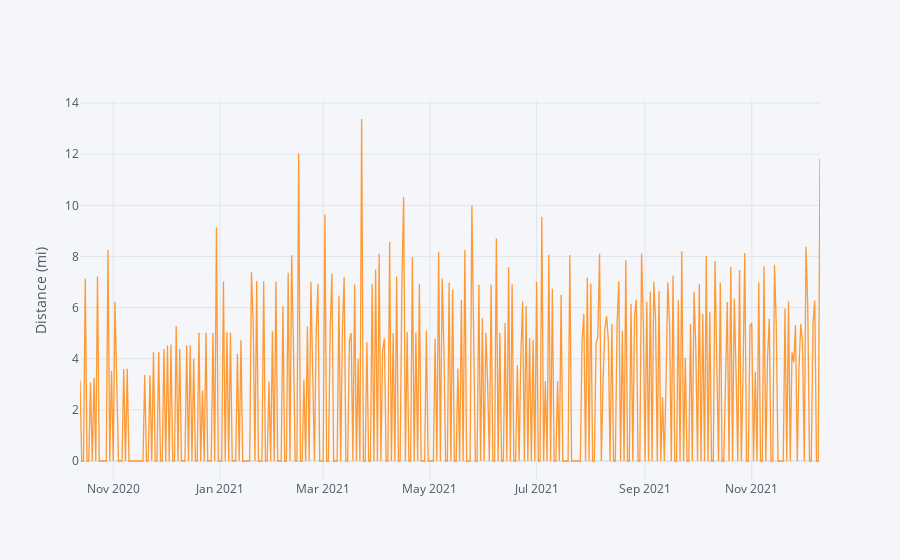

This figure's notebook cell:
### Code cell
strava.iplot(y='Distance', yTitle='Distance (mi)')

### Figure 1 — Plotly figure (JSON) as saved in the notebook; plotly's stock layout.template omitted (floating-point values rounded to 4 significant figures; data arrays with more than 128 entries replaced by an {"elided": "..."} marker saying what was removed)
{"data": [{"line": {"color": "rgba(255, 153, 51, 1.0)", "dash": "solid", "shape": "linear", "width": 1.3}, "mode": "lines", "name": "Distance", "text": "", "type": "scatter", "x": {"elided": "424 str values"}, "y": {"elided": "424 float values"}}], "layout": {"legend": {"bgcolor": "#F5F6F9", "font": {"color": "#4D5663"}}, "paper_bgcolor": "#F5F6F9", "plot_bgcolor": "#F5F6F9", "title": {"font": {"color": "#4D5663"}}, "xaxis": {"gridcolor": "#E1E5ED", "showgrid": true, "tickfont": {"color": "#4D5663"}, "title": {"font": {"color": "#4D5663"}, "text": ""}, "zerolinecolor": "#E1E5ED"}, "yaxis": {"gridcolor": "#E1E5ED", "showgrid": true, "tickfont": {"color": "#4D5663"}, "title": {"font": {"color": "#4D5663"}, "text": "Distance (mi)"}, "zerolinecolor": "#E1E5ED"}}}
